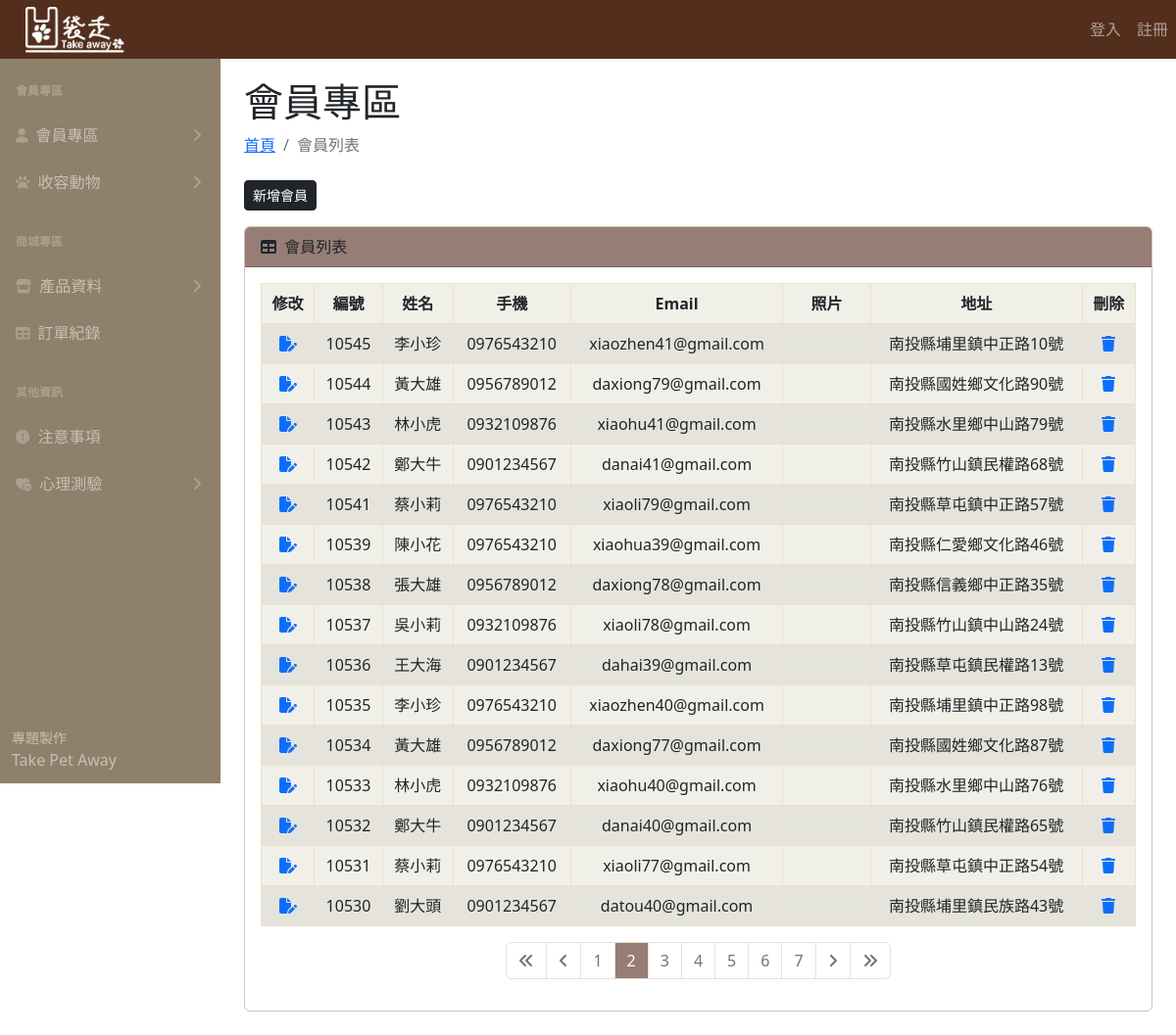
The app's page /user-login.php?page=2, older data.
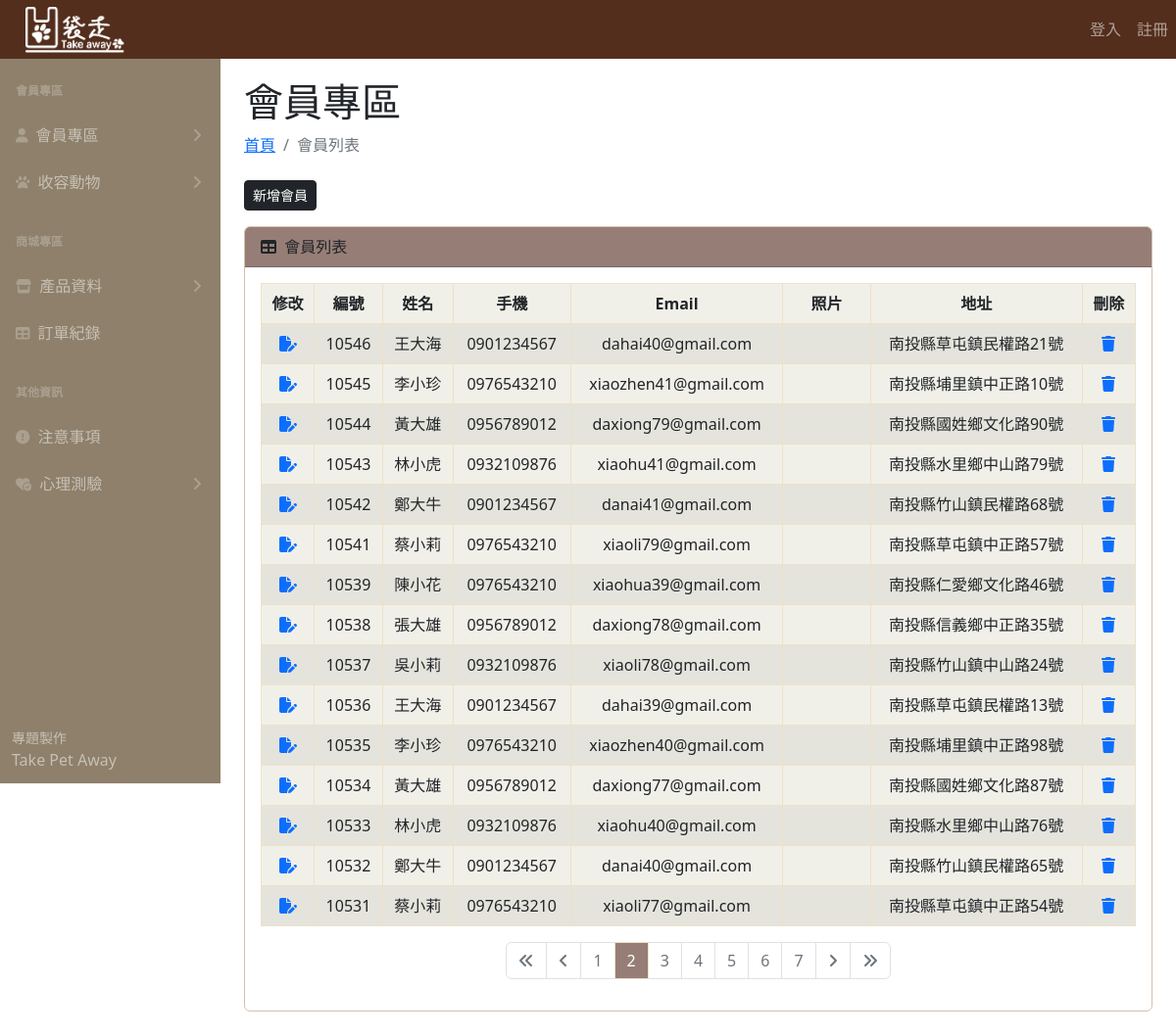
The same page, newer data.
### tables this page shows
CREATE TABLE `user` (
  `user_id` int(11) NOT NULL,
  `name` varchar(15) NOT NULL,
  `account` varchar(10) NOT NULL,
  `password` varchar(12) NOT NULL,
  `email` varchar(30) NOT NULL,
  `pic` varchar(100) DEFAULT NULL,
  `address_detail` varchar(80) NOT NULL,
  `status` varchar(6) NOT NULL
);

### user-login.php (the view, shortened to what this page needs)
<?php
require __DIR__ . '/parts/pdo-connect.php';
$page = isset($_GET['page']) ? intval($_GET['page']) : 1;
$perPage = 15;
$t_sql = "SELECT COUNT(1) FROM user";
$t_stmt = $pdo->query($t_sql);
$totalRows = $t_stmt->fetch(PDO::FETCH_NUM)[0];
$totalPages = ceil($totalRows / $perPage);
$rows = [];
if ($totalRows > 0) {
  $sql = sprintf("SELECT * FROM user ORDER BY user_id DESC LIMIT %s, %s", ($page - 1) * $perPage, $perPage);
  $rows = $pdo->query($sql)->fetchAll();
}
?>
<?php include __DIR__ . '/parts/1_head.php' ?>
<?php include __DIR__ . '/parts/2_nav.php' ?>
<?php include __DIR__ . '/parts/3_side_nav.php' ?>
<section>
  <div class="container-fluid px-4">
    <h1 class="mt-4">會員專區</h1>
    <ol class="breadcrumb mb-4">
      <li class="breadcrumb-item"><a href="index_.php">首頁</a></li>
      <li class="breadcrumb-item active">會員列表</li>
    </ol>
    <a href="user-add.php" class="btn btn-dark btn-sm float-right mb-3">新增會員</a>
    <div class="card mb-4">
      <div class="card-header">
        <i class="fas fa-table me-1"></i>
        會員列表
      </div>
      <div class="row">
        <div class="card-body col">
          <table class="table table-bordered table-striped">
            <thead>
              <tr>
                <th class="align-middle">修改</i></th>
                <th class="align-middle">編號</th>
                <th class="align-middle">姓名</th>
                <th class="align-middle">手機</th>
                <th class="align-middle">Email</th>
                <th style="width: 10%;" scope="col">照片</th>
                <th class="align-middle">地址</th>
                <th class="align-middle">刪除</i></th>
              </tr>
            </thead>
            <tbody>
              <?php foreach ($rows as $r) : ?>
                <tr class="align-middle">
                  <td class="align-middle">
                    <a href="user-edit.php?user_id=<?= $r['user_id'] ?>">
                      <i class="fa-solid fa-file-pen"></i>
                    </a>
                  </td>
                  <td class="align-middle"><?= $r['user_id'] ?></td>
                  <td class="align-middle"><?= $r['name'] ?></td>
                  <td class="align-middle"><?= $r['account'] ?></td>
                  <td class="align-middle"><?= $r['email'] ?></td>
                  <td class="align-middle"><img style="width: 100%;" src="uploads/<?= $r['pic'] ?>" alt=""> </td>
                  <td class="align-middle"><?= htmlentities($r['address_detail']) ?></td>
                  <td class="align-middle">
                    <a href="javascript: deleteOne(<?= $r['user_id'] ?>)">
                      <i class="fa-solid fa-trash"></i>
                    </a>
                  </td>
                </tr>
              <?php endforeach ?>
            </tbody>
          </table>
          <div class="row">
            <div class="col">
              <nav aria-label="Page navigation example">
                <ul class="pagination" style="justify-content: center;">
                  <li class="page-item <?= $page == 1 ? 'disabled' : '' ?>">
                    <a class="page-link" href="?page=1">
                      <i class="fa-solid fa-angles-left"></i>
                    </a>
                  </li>
                  <li class="page-item <?= $page == 1 ? 'disabled' : '' ?>">
                    <a class="page-link" href="?page=<?= $page - 1 ?>">
                      <i class="fa-solid fa-angle-left"></i>
                    </a>
                  </li>
                  <?php for ($i = $page - 5; $i <= $page + 5; $i++) : ?>
                    <?php if ($i >= 1 and $i <= $totalPages) : ?>
                      <li class="page-item <?= $i != $page ?: 'active' ?>">
                        <a class="page-link" href="?page=<?= $i ?>"><?= $i ?></a>
                      </li>
                    <?php endif ?>
                  <?php endfor ?>
                  <li class="page-item <?= $page == $totalPages ? 'disabled' : '' ?>">
                    <a class="page-link" href="?page=<?= $page + 1 ?>">
                      <i class="fa-solid fa-angle-right"></i>
                    </a>
                  </li>
                  <li class="page-item <?= $page == $totalPages ? 'disabled' : '' ?>">
                    <a class="page-link" href="?page=<?= $totalPages ?>">
                      <i class="fa-solid fa-angles-right"></i>
                    </a>
                  </li>
                </ul>
              </nav>
            </div>
          </div>
        </div>
      </div>
    </div>
  </div>
</section>
<?php include __DIR__ . '/parts/6_foot.php' ?>

### parts/1_head.php (shortened to what this page needs)
<!DOCTYPE html>
<html lang="en">
<head>
    <link href="css/styles.css" rel="stylesheet" />
    <link href="css/styles.css" rel="stylesheet" />
</head>
<body class="sb-nav-fixed">

### parts/2_nav.php (shortened to what this page needs)
<nav class=" sb-topnav navbar navbar-expand navbar-dark bg-dark" style="height: 60px;">
  <a class="navbar-brand ps-3" href="index_.php">
    <img src="logo.png" style="width:50%; margin-left:10px" class="mt-3 mb-2" alt="">
  </a>
  <div class="collapse navbar-collapse" id="navbarSupportedContent">
    <ul class="navbar-nav mb-2 mb-lg-0">
      <?php if (isset($_SESSION['user'])) : ?>
        <li class="nav-item">
          <a class="nav-link"><?= $_SESSION['user']['name'] ?></a>
        </li>
        <li class="nav-item">
          <a class="nav-link" href="logout.php">登出</a>
        </li>
      <?php else : ?>
        <li class="nav-item">
          <a class="nav-link" href="login.php">登入</a>
        </li>
        <li class="nav-item">
          <a class="nav-link" href="register.php">註冊</a>
        </li>
      <?php endif ?>
    </ul>
  </div>
</nav>

### parts/3_side_nav.php (shortened to what this page needs)
<div id="layoutSidenav">
  <div id="layoutSidenav_nav">
    <nav class="sb-sidenav accordion sb-sidenav-dark" id="sidenavAccordion">
      <div class="sb-sidenav-menu">
        <div class="nav">
          <div class="sb-sidenav-menu-heading">會員專區</div>
          <a class="nav-link collapsed" href="#" data-bs-toggle="collapse" data-bs-target="#collapsePagesUser" aria-expanded="false" aria-controls="collapsePagesUser" onclick="toggleCollapse('collapsePagesUser')">
            <div class="sb-nav-link-icon">
              <i class="fa-solid fa-user"></i>
            </div>
            會員專區
            <div class="sb-sidenav-collapse-arrow">
              <i class="fas fa-angle-down"></i>
            </div>
          </a>
          <a class="nav-link collapsed" href="#" data-bs-toggle="collapse" data-bs-target="#collapsePagesAnimal" aria-expanded="false" aria-controls="collapsePagesAnimal" onclick="toggleCollapse('collapsePagesAnimal')">
            <div class="sb-nav-link-icon">
              <i class="fa-solid fa-paw"></i>
            </div>
            收容動物
            <div class="sb-sidenav-collapse-arrow">
              <i class="fas fa-angle-down"></i>
            </div>
          </a>
          <div class="sb-sidenav-menu-heading">商城專區</div>
          <a class="nav-link collapsed" href="#" data-bs-toggle="collapse" data-bs-target="#collapsePagesShop" aria-expanded="false" aria-controls="collapsePagesShop" onclick="toggleCollapse('collapsePagesShop')">
            <div class="sb-nav-link-icon">
              <i class="fa-solid fa-store"></i>
            </div>
            產品資料
            <div class="sb-sidenav-collapse-arrow">
              <i class="fas fa-angle-down"></i>
            </div>
          </a>
          <a class="nav-link" href="order_history.php">
            <div class="sb-nav-link-icon"><i class="fas fa-table"></i></div>
            訂單紀錄
          </a>
          <div class="sb-sidenav-menu-heading">其他資訊</div>
          <a class="nav-link" href="faq_add.php">
            <div class="sb-nav-link-icon">
              <i class="fa-solid fa-circle-exclamation"></i>
            </div>
            注意事項
          </a>
          <a class="nav-link collapsed" href="#" data-bs-toggle="collapse" data-bs-target="#heartContentCollapse" aria-expanded="false" aria-controls="heartContentCollapse" onclick="toggleCollapse('heartContentCollapse')">
            <div class="sb-nav-link-icon">
              <i class="fa-solid fa-heart-circle-check"></i>
            </div>
            心理測驗
            <div class="sb-sidenav-collapse-arrow">
              <i class="fas fa-angle-down"></i>
            </div>
          </a>
        </div>
      </div>
      <div class="sb-sidenav-footer">
        <div class="small">專題製作</div>
        Take Pet Away
      </div>
    </nav>
  </div>
  <div id="layoutSidenav_content">

### parts/1_head.php (style rules this page uses)
:root { --bs-dark-rgb: 83, 46, 28; }
.sb-sidenav-dark { background-color: #8E806A; }
.sb-sidenav-dark .sb-sidenav-footer { background-color: #8E806A; }
.row { --bs-gutter-x: 0rem; }
.pagination, .datatable-pagination ul { --bs-pagination-active-border-color: #EEE0C9; --bs-pagination-active-bg: #967E76; --bs-link-color: #967E76; --bs-link-hover-color: #967E76; --bs-dark-rgb: #967E76; }

### user-login.php (style rules this page uses)
thead, tbody, tfoot, tr, td, th { border-color: #EEE0C9; }
.table> :not(caption)>*>*, .datatable-table> :not(caption)>*>* { background-color: #F1F0E8; }
.row .card-body .table-striped thead tr th { text-align: center; }
.row .card-body .table-striped tbody tr td { text-align: center; }
.card-header { background-color: #967E76; }
.card { border-color: #D7C0AE; }
.pagination, .datatable-pagination ul { --bs-pagination-active-border-color: #EEE0C9; --bs-pagination-active-bg: #967E76; --bs-link-color: #967E76; --bs-link-hover-color: #967E76; --bs-dark-rgb: #967E76; }
:root { --bs-dark-rgb: 83, 46, 28; }
.sb-sidenav-dark { background-color: #8E806A; }
.sb-sidenav-dark .sb-sidenav-footer { background-color: #8E806A; }
.row { --bs-gutter-x: 0rem; }

Row changes from the older to the newer data that the page shows:
no longer on this page (row unchanged): user: user_id "10530", name "劉大頭", account "0901234567", email "datou40@gmail.com", address_detail "南投縣埔里鎮民族路43號"
now on this page (row edited): user: user_id "10546", name "王大海", account "0901234567", email "dahai40@gmail.com", address_detail "南投縣草屯鎮民權路21號"
